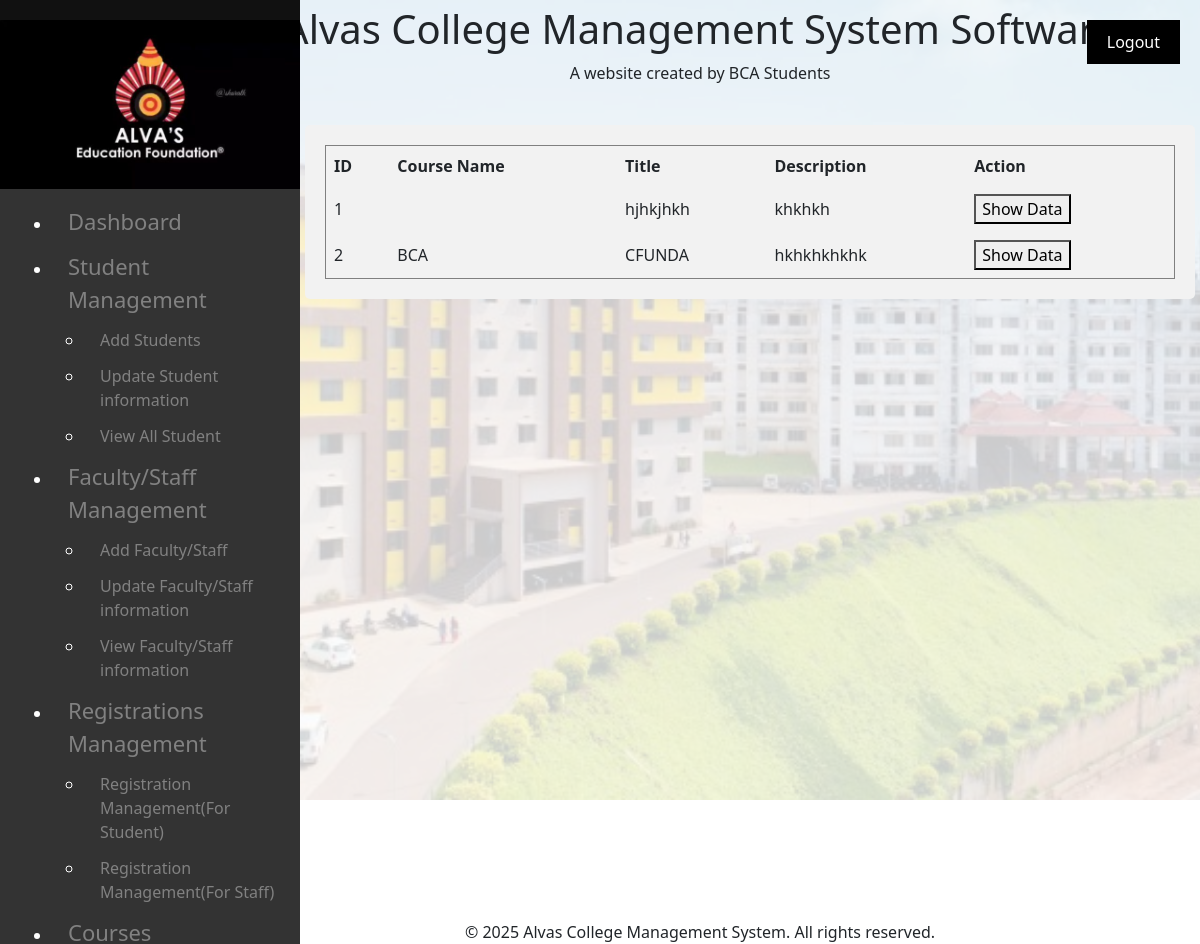
The app's page /assignment.php (signed in) with its own data.
### tables this page shows
CREATE TABLE `assignment` (
  `assignment_id` int(11) NOT NULL,
  `course_name` varchar(255) NOT NULL,
  `title` varchar(255) NOT NULL,
  `semester` varchar(255) NOT NULL,
  `description` text DEFAULT NULL,
  `course_id` int(11) NOT NULL,
  `due_date` date DEFAULT NULL,
  `max_score` int(11) DEFAULT NULL,
  `answer` varchar(255) NOT NULL
);

### assignment.php (the view, shortened to what this page needs)
<!DOCTYPE html>
<html lang="en">
<head>
    <link rel="stylesheet" href="style.css">
</head>
<body>
    <?php
    include 'sidebar.php';
    include 'header.php';
    ?>
    <div class="dashboard">
        <div class="content">
            <div class="widget">
                <?php
                include 'db_connection.php';
                $query = "SELECT * FROM assignment";
                $result = mysqli_query($conn, $query);
                if ($result) {
                    echo "<table border='1' id='data-table'>";
                    echo "<tr>
            <th>ID</th>
            <th>Course Name</th>
            <th>Title</th>
            <th>Description</th>
            <th>Action</th>
          </tr>";
                    while ($row = mysqli_fetch_assoc($result)) {
                        echo "<tr>";
                        echo "<td>" . $row['assignment_id'] . "</td>";
                        echo "<td>" . $row['course_name'] . "</td>";
                        echo "<td>" . $row['title'] . "</td>";
                        echo "<td>" . $row['description'] . "</td>";
                        echo "<td><button onclick='showRowData(" . json_encode($row) . ")'>Show Data</button></td>";
                        echo "</tr>";
                    }
                    echo "</table>";
                } else {
                    echo "Error: " . mysqli_error($connection);
                }
                ?>
            </div>
        </div>
    </div>
</body>
<?php
include 'footer.php';
?>
</html>

### style.css (style rules this page uses)
.dashboard { background-color: rgba(255, 255, 255, 0.8); padding: 05px; position: relative; height: 100%; margin-left:200px; }

### assignment.php (style rules this page uses)
.widget { background-color: #f2f2f2; padding: 20px; margin-left: 100px; margin-bottom: 20px; border-radius: 5px; }
table { border-collapse: collapse; width: 100%; }
th, td { border: 1px solid #dddddd; text-align: left; padding: 8px; }
th { background-color: #f2f2f2; }
body { background-image: url('image/c2.jpg'); background-size: cover; background-position: center; background-repeat: no-repeat; height: 100vh; }

### records on screen
assignment: assignment_id "1", title "hjhkjhkh", description "khkhkh"
assignment: assignment_id "2", course_name "BCA", title "CFUNDA", description "hkhkhkhkhk"
